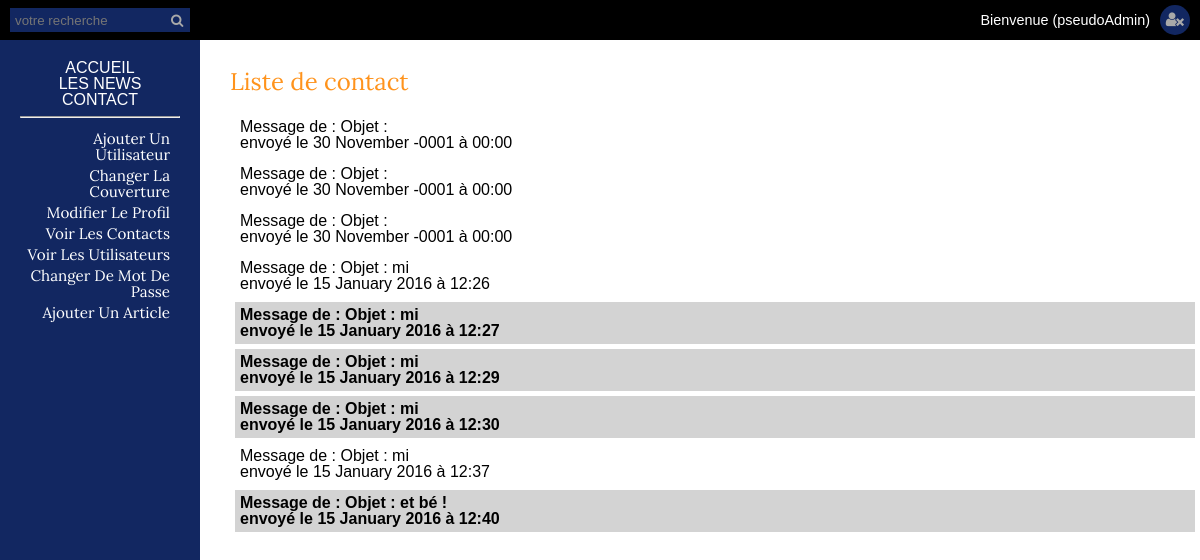
Before: /admin/contactslist.php (signed in) with the older database file.
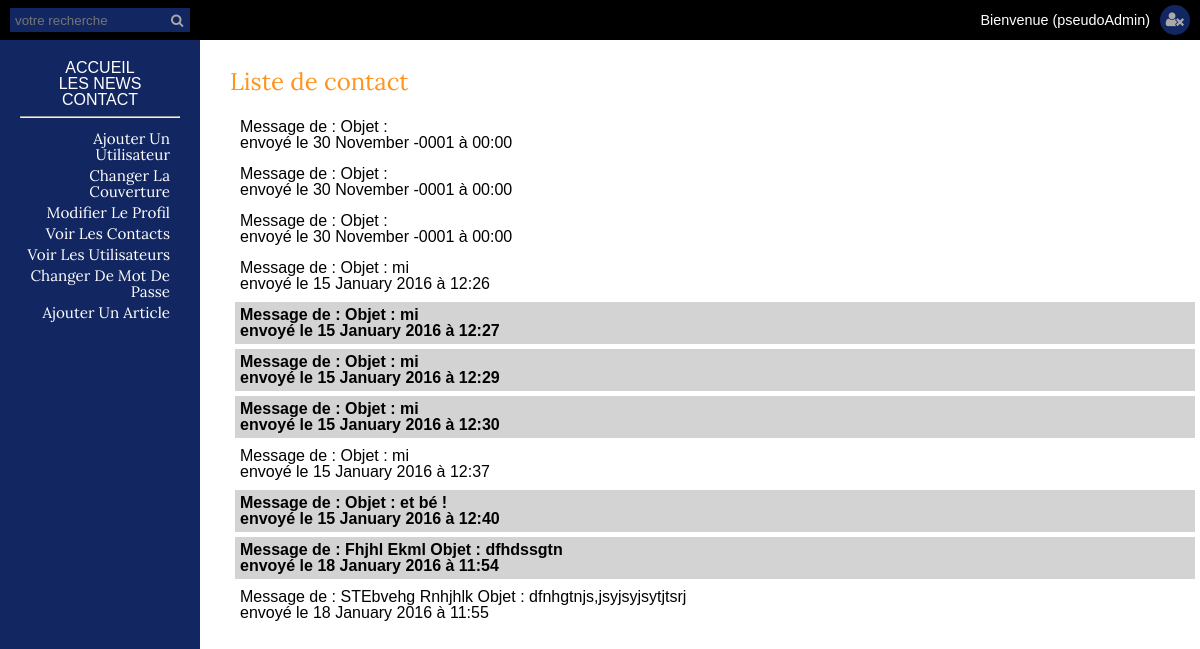
After: the same page with the newer database file.
### tables this page shows
CREATE TABLE `contact` (
  `id` int(11) NOT NULL,
  `email` varchar(255) NOT NULL,
  `lastname` varchar(255) NOT NULL,
  `firstname` varchar(255) NOT NULL,
  `subject` varchar(255) NOT NULL,
  `message` text NOT NULL,
  `new` enum('no','yes') NOT NULL,
  `date` datetime NOT NULL
);

### admin/contactslist.php (the view, shortened to what this page needs)
<?php require_once  'inc/dbconnect.php';
include_once 'inc/header.php';
		$req = $bdd->prepare('SELECT * FROM contact');
		$req->execute();
		$contacts = $req->fetchAll(PDO::FETCH_ASSOC);
?>
	<h3>Liste de contact</h3>
	<ul>
	<?php foreach ($contacts as $value): ?>
		<li<?php if($value['new'] == 'yes'){echo ' class="newContact"';}?>><a href="readcontact.php?id=<?php echo $value['id']; ?>">Message de : <?php echo $value['lastname'].' '.$value['firstname'].' Objet : '.$value['subject'].'<br> envoyé le '.date('j F Y \à H:i', strtotime($value['date'])); ?></a></li>
	<?php endforeach; ?>
	</ul>
<?php include_once 'inc/footer.php'; ?>

### admin/inc/header.php (shortened to what this page needs)
<?php
$pseudo = '';
if(isset($_SESSION['pseudo'])){
    $pseudo = '('.$_SESSION['pseudo'].')';
}
?>
<!DOCTYPE html>
<html lang="fr">
<head>
    <link rel="stylesheet" type="text/css" href="css/font-awesome.min.css">
    <link rel="stylesheet" type="text/css" href="css/style.css" />
</head>
<body>
<header>
    <div id="search">
        <form method="get" action="searchresults.php">
            <input type="text" name="search" id="search" placeholder="votre recherche">
            <button type="submit"><i class="fa fa-search"></i></button>
        </form>
        <p>Bienvenue <?php echo $pseudo; ?></p>
        <a href="logout.php"><i class="fa fa-user-times"></i></a>
    </div>
    <div id="sommaire">
        <?php if(isset($_SESSION['role'])): ?>
            <nav>
                <ul id="sommAcc">
                    <li><a href="../index.php">accueil</a></li>
                    <li><a href="../articles.php">les news</a></li>
                    <li><a href="../contact.php">contact</a></li>
                </ul>
                <hr>
                <ul id="sommAdmin">
                    <?php if($_SESSION['role'] == 'admin'): ?>
                    <li><a href="adduser.php">Ajouter un utilisateur</a></li>
                    <li><a href="chgcover.php">Changer la couverture</a></li>
                    <li><a href="chgprofil.php">Modifier le profil</a></li>
                    <li><a href="contactslist.php">Voir les contacts</a></li>
                    <li><a href="userslist.php">Voir les utilisateurs</a></li>
                    <?php endif; ?>
                    <li><a href="chgpwd.php">Changer de mot de passe</a></li>
                    <li><a href="addnews.php">Ajouter un article</a></li>
                </ul>
            </nav>
        <?php endif; ?>
    </div>
</header>
<main>

### admin/inc/footer.php
	</main>
</body>
</html>

### admin/css/style.css (style rules this page uses)
html { box-sizing: border-box }
*, *::before, *::after { box-sizing: inherit }
body { font-family: "Open-Sans", sans-serif; }
h3 { font-family: "Lora"; font-size: 1.5em; text-align: left; color : #FF931C; padding-bottom: 15px; }
p { font-size: 0.9em; }
#sommAdmin a { text-transform: capitalize; color: #FFFFFF; text-decoration: none; font-weight: 400; font-family: "Lora"; font-size: 0.95em; }
#sommAdmin li { text-align: right; padding-right: 10px; padding-top: 5px; }
body { height: 100vh; width: 100%; }
#sommaire { width: 15%; min-width: 200px; height: 100%; background-color: #122761; padding: 20px; text-align: center; position: fixed; top: 40px; left: 0; }
#search { position: fixed; top: 0; left: 0; width: 100%; height: 40px; background-color: black; color: #FFFFFF; }
#search form { padding: 0; }
#search input { margin: 8px 0 8px 10px; width: calc(15% - 20px); min-width: 180px; height: 24px; border: none; padding: 5px 20px 5px 5px; line-height: 20px; background-color: #122761; float: left; position: relative; }
#search button { float: left; position: relative; background-color: transparent; right: 25px; color: darkgrey; border : none; height: 20px; margin-top: 10px; }
#search a { background-color: #122761; color: darkgrey; border-radius: 50%; display: block; width: 30px; height: 30px; line-height: 30px; position: absolute; top: 0; right: 0; text-align: center; margin: 5px 10px; }
#search a i { line-height: 30px; }
#search p { width: auto; text-align: right; padding-right: 50px; height: 40px; line-height: 40px; }
#sommAcc a { text-decoration: none; color: #FFFFFF; text-transform: uppercase; }
main { float: right; width: 85%; padding-top: 70px; padding-left: 30px; }
input { margin-bottom: 20px; }
button { display: block; }
main ul li { padding: 5px; margin: 5px; }
.newContact { background-color: lightgrey; font-weight: 700; }
a { text-decoration: none; color: black; }
@media (max-width: 1666px) { main { width: calc(100% - 200px); } }

Changed rows visible on the page:
added contact: lastname "Fhjhl", firstname "Ekml", subject "dfhdssgtn", date "18 January 2016 à 11:54", new "yes" (drawn)
added contact: lastname "STEbvehg", firstname "Rnhjhlk", subject "dfnhgtnjs,jsyjsyjsytjtsrj", date "18 January 2016 à 11:55", new "no" (drawn)
